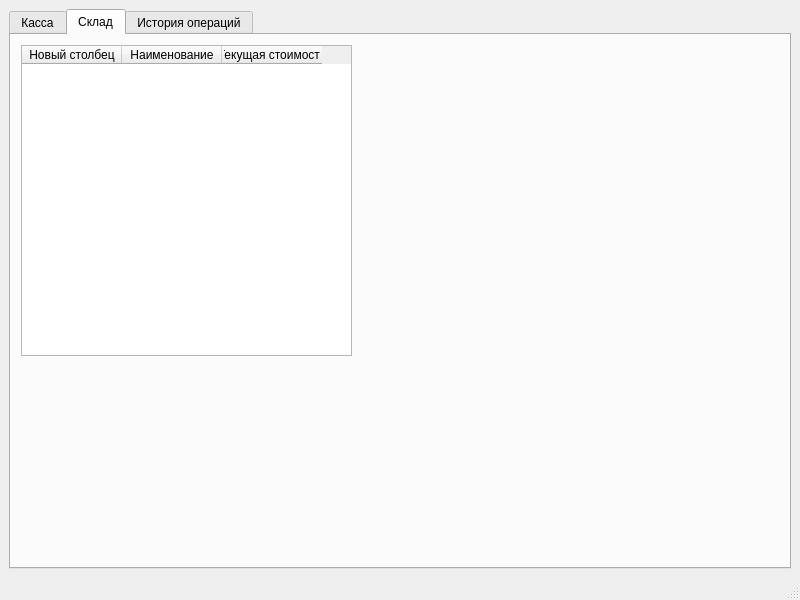
<?xml version="1.0" encoding="UTF-8"?>
<ui version="4.0">
 <class>MainWindow</class>
 <widget class="QMainWindow" name="MainWindow">
  <property name="geometry">
   <rect>
    <x>0</x>
    <y>0</y>
    <width>800</width>
    <height>600</height>
   </rect>
  </property>
  <property name="windowTitle">
   <string>MainWindow</string>
  </property>
  <widget class="QWidget" name="centralwidget">
   <layout class="QVBoxLayout" name="verticalLayout">
    <item>
     <widget class="QTabWidget" name="tabWidget">
      <property name="currentIndex">
       <number>1</number>
      </property>
      <widget class="QWidget" name="Cashbox">
       <attribute name="title">
        <string>Касса</string>
       </attribute>
       <widget class="QWidget" name="">
        <property name="geometry">
         <rect>
          <x>10</x>
          <y>10</y>
          <width>401</width>
          <height>411</height>
         </rect>
        </property>
        <layout class="QVBoxLayout" name="verticalLayout_2">
         <item>
          <widget class="QLabel" name="label">
           <property name="text">
            <string>Чек</string>
           </property>
           <property name="alignment">
            <set>Qt::AlignCenter</set>
           </property>
          </widget>
         </item>
         <item>
          <widget class="QTableWidget" name="tableWidget">
           <column>
            <property name="text">
             <string>Новый столбец</string>
            </property>
           </column>
           <column>
            <property name="text">
             <string>Наименование</string>
            </property>
           </column>
           <column>
            <property name="text">
             <string>Количество</string>
            </property>
           </column>
           <column>
            <property name="text">
             <string>Общая цена</string>
            </property>
           </column>
          </widget>
         </item>
        </layout>
       </widget>
      </widget>
      <widget class="QWidget" name="Storage">
       <attribute name="title">
        <string>Склад</string>
       </attribute>
       <widget class="QTableWidget" name="tableWidget_2">
        <property name="geometry">
         <rect>
          <x>10</x>
          <y>10</y>
          <width>331</width>
          <height>311</height>
         </rect>
        </property>
        <attribute name="horizontalHeaderCascadingSectionResizes">
         <bool>false</bool>
        </attribute>
        <attribute name="horizontalHeaderMinimumSectionSize">
         <number>45</number>
        </attribute>
        <attribute name="verticalHeaderCascadingSectionResizes">
         <bool>false</bool>
        </attribute>
        <column>
         <property name="text">
          <string>Новый столбец</string>
         </property>
        </column>
        <column>
         <property name="text">
          <string>Наименование</string>
         </property>
        </column>
        <column>
         <property name="text">
          <string>Текущая стоимость</string>
         </property>
        </column>
       </widget>
      </widget>
      <widget class="QWidget" name="History">
       <attribute name="title">
        <string>История операций</string>
       </attribute>
      </widget>
     </widget>
    </item>
   </layout>
  </widget>
  <widget class="QMenuBar" name="menubar">
   <property name="geometry">
    <rect>
     <x>0</x>
     <y>0</y>
     <width>800</width>
     <height>22</height>
    </rect>
   </property>
  </widget>
  <widget class="QStatusBar" name="statusbar"/>
 </widget>
 <resources/>
 <connections/>
</ui>
